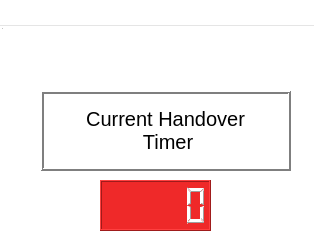
<?xml version="1.0" encoding="UTF-8"?>
<ui version="4.0">
 <class>MainWindow</class>
 <widget class="QDialog" name="MainWindow">
  <property name="geometry">
   <rect>
    <x>0</x>
    <y>0</y>
    <width>314</width>
    <height>235</height>
   </rect>
  </property>
  <property name="sizePolicy">
   <sizepolicy hsizetype="Fixed" vsizetype="Fixed">
    <horstretch>0</horstretch>
    <verstretch>0</verstretch>
   </sizepolicy>
  </property>
  <property name="minimumSize">
   <size>
    <width>20</width>
    <height>0</height>
   </size>
  </property>
  <property name="palette">
   <palette>
    <active>
     <colorrole role="WindowText">
      <brush brushstyle="SolidPattern">
       <color alpha="255">
        <red>0</red>
        <green>0</green>
        <blue>0</blue>
       </color>
      </brush>
     </colorrole>
     <colorrole role="Button">
      <brush brushstyle="SolidPattern">
       <color alpha="255">
        <red>255</red>
        <green>255</green>
        <blue>255</blue>
       </color>
      </brush>
     </colorrole>
     <colorrole role="Light">
      <brush brushstyle="SolidPattern">
       <color alpha="255">
        <red>255</red>
        <green>255</green>
        <blue>255</blue>
       </color>
      </brush>
     </colorrole>
     <colorrole role="Midlight">
      <brush brushstyle="SolidPattern">
       <color alpha="255">
        <red>255</red>
        <green>255</green>
        <blue>255</blue>
       </color>
      </brush>
     </colorrole>
     <colorrole role="Dark">
      <brush brushstyle="SolidPattern">
       <color alpha="255">
        <red>127</red>
        <green>127</green>
        <blue>127</blue>
       </color>
      </brush>
     </colorrole>
     <colorrole role="Mid">
      <brush brushstyle="SolidPattern">
       <color alpha="255">
        <red>170</red>
        <green>170</green>
        <blue>170</blue>
       </color>
      </brush>
     </colorrole>
     <colorrole role="Text">
      <brush brushstyle="SolidPattern">
       <color alpha="255">
        <red>0</red>
        <green>0</green>
        <blue>0</blue>
       </color>
      </brush>
     </colorrole>
     <colorrole role="BrightText">
      <brush brushstyle="SolidPattern">
       <color alpha="255">
        <red>255</red>
        <green>255</green>
        <blue>255</blue>
       </color>
      </brush>
     </colorrole>
     <colorrole role="ButtonText">
      <brush brushstyle="SolidPattern">
       <color alpha="255">
        <red>0</red>
        <green>0</green>
        <blue>0</blue>
       </color>
      </brush>
     </colorrole>
     <colorrole role="Base">
      <brush brushstyle="SolidPattern">
       <color alpha="255">
        <red>255</red>
        <green>255</green>
        <blue>255</blue>
       </color>
      </brush>
     </colorrole>
     <colorrole role="Window">
      <brush brushstyle="SolidPattern">
       <color alpha="255">
        <red>255</red>
        <green>255</green>
        <blue>255</blue>
       </color>
      </brush>
     </colorrole>
     <colorrole role="Shadow">
      <brush brushstyle="SolidPattern">
       <color alpha="255">
        <red>0</red>
        <green>0</green>
        <blue>0</blue>
       </color>
      </brush>
     </colorrole>
     <colorrole role="AlternateBase">
      <brush brushstyle="SolidPattern">
       <color alpha="255">
        <red>255</red>
        <green>255</green>
        <blue>255</blue>
       </color>
      </brush>
     </colorrole>
     <colorrole role="ToolTipBase">
      <brush brushstyle="SolidPattern">
       <color alpha="255">
        <red>255</red>
        <green>255</green>
        <blue>220</blue>
       </color>
      </brush>
     </colorrole>
     <colorrole role="ToolTipText">
      <brush brushstyle="SolidPattern">
       <color alpha="255">
        <red>0</red>
        <green>0</green>
        <blue>0</blue>
       </color>
      </brush>
     </colorrole>
    </active>
    <inactive>
     <colorrole role="WindowText">
      <brush brushstyle="SolidPattern">
       <color alpha="255">
        <red>0</red>
        <green>0</green>
        <blue>0</blue>
       </color>
      </brush>
     </colorrole>
     <colorrole role="Button">
      <brush brushstyle="SolidPattern">
       <color alpha="255">
        <red>255</red>
        <green>255</green>
        <blue>255</blue>
       </color>
      </brush>
     </colorrole>
     <colorrole role="Light">
      <brush brushstyle="SolidPattern">
       <color alpha="255">
        <red>255</red>
        <green>255</green>
        <blue>255</blue>
       </color>
      </brush>
     </colorrole>
     <colorrole role="Midlight">
      <brush brushstyle="SolidPattern">
       <color alpha="255">
        <red>255</red>
        <green>255</green>
        <blue>255</blue>
       </color>
      </brush>
     </colorrole>
     <colorrole role="Dark">
      <brush brushstyle="SolidPattern">
       <color alpha="255">
        <red>127</red>
        <green>127</green>
        <blue>127</blue>
       </color>
      </brush>
     </colorrole>
     <colorrole role="Mid">
      <brush brushstyle="SolidPattern">
       <color alpha="255">
        <red>170</red>
        <green>170</green>
        <blue>170</blue>
       </color>
      </brush>
     </colorrole>
     <colorrole role="Text">
      <brush brushstyle="SolidPattern">
       <color alpha="255">
        <red>0</red>
        <green>0</green>
        <blue>0</blue>
       </color>
      </brush>
     </colorrole>
     <colorrole role="BrightText">
      <brush brushstyle="SolidPattern">
       <color alpha="255">
        <red>255</red>
        <green>255</green>
        <blue>255</blue>
       </color>
      </brush>
     </colorrole>
     <colorrole role="ButtonText">
      <brush brushstyle="SolidPattern">
       <color alpha="255">
        <red>0</red>
        <green>0</green>
        <blue>0</blue>
       </color>
      </brush>
     </colorrole>
     <colorrole role="Base">
      <brush brushstyle="SolidPattern">
       <color alpha="255">
        <red>255</red>
        <green>255</green>
        <blue>255</blue>
       </color>
      </brush>
     </colorrole>
     <colorrole role="Window">
      <brush brushstyle="SolidPattern">
       <color alpha="255">
        <red>255</red>
        <green>255</green>
        <blue>255</blue>
       </color>
      </brush>
     </colorrole>
     <colorrole role="Shadow">
      <brush brushstyle="SolidPattern">
       <color alpha="255">
        <red>0</red>
        <green>0</green>
        <blue>0</blue>
       </color>
      </brush>
     </colorrole>
     <colorrole role="AlternateBase">
      <brush brushstyle="SolidPattern">
       <color alpha="255">
        <red>255</red>
        <green>255</green>
        <blue>255</blue>
       </color>
      </brush>
     </colorrole>
     <colorrole role="ToolTipBase">
      <brush brushstyle="SolidPattern">
       <color alpha="255">
        <red>255</red>
        <green>255</green>
        <blue>220</blue>
       </color>
      </brush>
     </colorrole>
     <colorrole role="ToolTipText">
      <brush brushstyle="SolidPattern">
       <color alpha="255">
        <red>0</red>
        <green>0</green>
        <blue>0</blue>
       </color>
      </brush>
     </colorrole>
    </inactive>
    <disabled>
     <colorrole role="WindowText">
      <brush brushstyle="SolidPattern">
       <color alpha="255">
        <red>127</red>
        <green>127</green>
        <blue>127</blue>
       </color>
      </brush>
     </colorrole>
     <colorrole role="Button">
      <brush brushstyle="SolidPattern">
       <color alpha="255">
        <red>255</red>
        <green>255</green>
        <blue>255</blue>
       </color>
      </brush>
     </colorrole>
     <colorrole role="Light">
      <brush brushstyle="SolidPattern">
       <color alpha="255">
        <red>255</red>
        <green>255</green>
        <blue>255</blue>
       </color>
      </brush>
     </colorrole>
     <colorrole role="Midlight">
      <brush brushstyle="SolidPattern">
       <color alpha="255">
        <red>255</red>
        <green>255</green>
        <blue>255</blue>
       </color>
      </brush>
     </colorrole>
     <colorrole role="Dark">
      <brush brushstyle="SolidPattern">
       <color alpha="255">
        <red>127</red>
        <green>127</green>
        <blue>127</blue>
       </color>
      </brush>
     </colorrole>
     <colorrole role="Mid">
      <brush brushstyle="SolidPattern">
       <color alpha="255">
        <red>170</red>
        <green>170</green>
        <blue>170</blue>
       </color>
      </brush>
     </colorrole>
     <colorrole role="Text">
      <brush brushstyle="SolidPattern">
       <color alpha="255">
        <red>127</red>
        <green>127</green>
        <blue>127</blue>
       </color>
      </brush>
     </colorrole>
     <colorrole role="BrightText">
      <brush brushstyle="SolidPattern">
       <color alpha="255">
        <red>255</red>
        <green>255</green>
        <blue>255</blue>
       </color>
      </brush>
     </colorrole>
     <colorrole role="ButtonText">
      <brush brushstyle="SolidPattern">
       <color alpha="255">
        <red>127</red>
        <green>127</green>
        <blue>127</blue>
       </color>
      </brush>
     </colorrole>
     <colorrole role="Base">
      <brush brushstyle="SolidPattern">
       <color alpha="255">
        <red>255</red>
        <green>255</green>
        <blue>255</blue>
       </color>
      </brush>
     </colorrole>
     <colorrole role="Window">
      <brush brushstyle="SolidPattern">
       <color alpha="255">
        <red>255</red>
        <green>255</green>
        <blue>255</blue>
       </color>
      </brush>
     </colorrole>
     <colorrole role="Shadow">
      <brush brushstyle="SolidPattern">
       <color alpha="255">
        <red>0</red>
        <green>0</green>
        <blue>0</blue>
       </color>
      </brush>
     </colorrole>
     <colorrole role="AlternateBase">
      <brush brushstyle="SolidPattern">
       <color alpha="255">
        <red>255</red>
        <green>255</green>
        <blue>255</blue>
       </color>
      </brush>
     </colorrole>
     <colorrole role="ToolTipBase">
      <brush brushstyle="SolidPattern">
       <color alpha="255">
        <red>255</red>
        <green>255</green>
        <blue>220</blue>
       </color>
      </brush>
     </colorrole>
     <colorrole role="ToolTipText">
      <brush brushstyle="SolidPattern">
       <color alpha="255">
        <red>0</red>
        <green>0</green>
        <blue>0</blue>
       </color>
      </brush>
     </colorrole>
    </disabled>
   </palette>
  </property>
  <property name="windowTitle">
   <string>MainWindow</string>
  </property>
  <widget class="QLCDNumber" name="lcdNumber">
   <property name="geometry">
    <rect>
     <x>100</x>
     <y>180</y>
     <width>111</width>
     <height>51</height>
    </rect>
   </property>
   <property name="toolTip">
    <string>&lt;html&gt;&lt;head/&gt;&lt;body&gt;&lt;p&gt;&lt;br/&gt;&lt;/p&gt;&lt;/body&gt;&lt;/html&gt;</string>
   </property>
   <property name="whatsThis">
    <string>&lt;html&gt;&lt;head/&gt;&lt;body&gt;&lt;p&gt;&lt;br/&gt;&lt;/p&gt;&lt;/body&gt;&lt;/html&gt;</string>
   </property>
   <property name="layoutDirection">
    <enum>Qt::LeftToRight</enum>
   </property>
   <property name="styleSheet">
    <string notr="true">background-color: rgb(239, 41, 41);
color: rgb(255, 255, 255);</string>
   </property>
   <property name="value" stdset="0">
    <double>0.000000000000000</double>
   </property>
   <property name="intValue" stdset="0">
    <number>0</number>
   </property>
  </widget>
  <widget class="QStatusBar" name="statusbar">
   <property name="geometry">
    <rect>
     <x>0</x>
     <y>0</y>
     <width>3</width>
     <height>31</height>
    </rect>
   </property>
  </widget>
  <widget class="QMenuBar" name="menubar">
   <property name="geometry">
    <rect>
     <x>0</x>
     <y>0</y>
     <width>1154</width>
     <height>26</height>
    </rect>
   </property>
  </widget>
  <widget class="QLabel" name="label">
   <property name="geometry">
    <rect>
     <x>40</x>
     <y>90</y>
     <width>251</width>
     <height>81</height>
    </rect>
   </property>
   <property name="palette">
    <palette>
     <active>
      <colorrole role="WindowText">
       <brush brushstyle="SolidPattern">
        <color alpha="255">
         <red>0</red>
         <green>0</green>
         <blue>0</blue>
        </color>
       </brush>
      </colorrole>
      <colorrole role="Button">
       <brush brushstyle="SolidPattern">
        <color alpha="255">
         <red>255</red>
         <green>255</green>
         <blue>255</blue>
        </color>
       </brush>
      </colorrole>
      <colorrole role="Light">
       <brush brushstyle="SolidPattern">
        <color alpha="255">
         <red>255</red>
         <green>255</green>
         <blue>255</blue>
        </color>
       </brush>
      </colorrole>
      <colorrole role="Midlight">
       <brush brushstyle="SolidPattern">
        <color alpha="255">
         <red>255</red>
         <green>255</green>
         <blue>255</blue>
        </color>
       </brush>
      </colorrole>
      <colorrole role="Dark">
       <brush brushstyle="SolidPattern">
        <color alpha="255">
         <red>127</red>
         <green>127</green>
         <blue>127</blue>
        </color>
       </brush>
      </colorrole>
      <colorrole role="Mid">
       <brush brushstyle="SolidPattern">
        <color alpha="255">
         <red>170</red>
         <green>170</green>
         <blue>170</blue>
        </color>
       </brush>
      </colorrole>
      <colorrole role="Text">
       <brush brushstyle="SolidPattern">
        <color alpha="255">
         <red>0</red>
         <green>0</green>
         <blue>0</blue>
        </color>
       </brush>
      </colorrole>
      <colorrole role="BrightText">
       <brush brushstyle="SolidPattern">
        <color alpha="255">
         <red>255</red>
         <green>255</green>
         <blue>255</blue>
        </color>
       </brush>
      </colorrole>
      <colorrole role="ButtonText">
       <brush brushstyle="SolidPattern">
        <color alpha="255">
         <red>0</red>
         <green>0</green>
         <blue>0</blue>
        </color>
       </brush>
      </colorrole>
      <colorrole role="Base">
       <brush brushstyle="SolidPattern">
        <color alpha="255">
         <red>255</red>
         <green>255</green>
         <blue>255</blue>
        </color>
       </brush>
      </colorrole>
      <colorrole role="Window">
       <brush brushstyle="SolidPattern">
        <color alpha="255">
         <red>255</red>
         <green>255</green>
         <blue>255</blue>
        </color>
       </brush>
      </colorrole>
      <colorrole role="Shadow">
       <brush brushstyle="SolidPattern">
        <color alpha="255">
         <red>0</red>
         <green>0</green>
         <blue>0</blue>
        </color>
       </brush>
      </colorrole>
      <colorrole role="AlternateBase">
       <brush brushstyle="SolidPattern">
        <color alpha="255">
         <red>255</red>
         <green>255</green>
         <blue>255</blue>
        </color>
       </brush>
      </colorrole>
      <colorrole role="ToolTipBase">
       <brush brushstyle="SolidPattern">
        <color alpha="255">
         <red>255</red>
         <green>255</green>
         <blue>220</blue>
        </color>
       </brush>
      </colorrole>
      <colorrole role="ToolTipText">
       <brush brushstyle="SolidPattern">
        <color alpha="255">
         <red>0</red>
         <green>0</green>
         <blue>0</blue>
        </color>
       </brush>
      </colorrole>
     </active>
     <inactive>
      <colorrole role="WindowText">
       <brush brushstyle="SolidPattern">
        <color alpha="255">
         <red>0</red>
         <green>0</green>
         <blue>0</blue>
        </color>
       </brush>
      </colorrole>
      <colorrole role="Button">
       <brush brushstyle="SolidPattern">
        <color alpha="255">
         <red>255</red>
         <green>255</green>
         <blue>255</blue>
        </color>
       </brush>
      </colorrole>
      <colorrole role="Light">
       <brush brushstyle="SolidPattern">
        <color alpha="255">
         <red>255</red>
         <green>255</green>
         <blue>255</blue>
        </color>
       </brush>
      </colorrole>
      <colorrole role="Midlight">
       <brush brushstyle="SolidPattern">
        <color alpha="255">
         <red>255</red>
         <green>255</green>
         <blue>255</blue>
        </color>
       </brush>
      </colorrole>
      <colorrole role="Dark">
       <brush brushstyle="SolidPattern">
        <color alpha="255">
         <red>127</red>
         <green>127</green>
         <blue>127</blue>
        </color>
       </brush>
      </colorrole>
      <colorrole role="Mid">
       <brush brushstyle="SolidPattern">
        <color alpha="255">
         <red>170</red>
         <green>170</green>
         <blue>170</blue>
        </color>
       </brush>
      </colorrole>
      <colorrole role="Text">
       <brush brushstyle="SolidPattern">
        <color alpha="255">
         <red>0</red>
         <green>0</green>
         <blue>0</blue>
        </color>
       </brush>
      </colorrole>
      <colorrole role="BrightText">
       <brush brushstyle="SolidPattern">
        <color alpha="255">
         <red>255</red>
         <green>255</green>
         <blue>255</blue>
        </color>
       </brush>
      </colorrole>
      <colorrole role="ButtonText">
       <brush brushstyle="SolidPattern">
        <color alpha="255">
         <red>0</red>
         <green>0</green>
         <blue>0</blue>
        </color>
       </brush>
      </colorrole>
      <colorrole role="Base">
       <brush brushstyle="SolidPattern">
        <color alpha="255">
         <red>255</red>
         <green>255</green>
         <blue>255</blue>
        </color>
       </brush>
      </colorrole>
      <colorrole role="Window">
       <brush brushstyle="SolidPattern">
        <color alpha="255">
         <red>255</red>
         <green>255</green>
         <blue>255</blue>
        </color>
       </brush>
      </colorrole>
      <colorrole role="Shadow">
       <brush brushstyle="SolidPattern">
        <color alpha="255">
         <red>0</red>
         <green>0</green>
         <blue>0</blue>
        </color>
       </brush>
      </colorrole>
      <colorrole role="AlternateBase">
       <brush brushstyle="SolidPattern">
        <color alpha="255">
         <red>255</red>
         <green>255</green>
         <blue>255</blue>
        </color>
       </brush>
      </colorrole>
      <colorrole role="ToolTipBase">
       <brush brushstyle="SolidPattern">
        <color alpha="255">
         <red>255</red>
         <green>255</green>
         <blue>220</blue>
        </color>
       </brush>
      </colorrole>
      <colorrole role="ToolTipText">
       <brush brushstyle="SolidPattern">
        <color alpha="255">
         <red>0</red>
         <green>0</green>
         <blue>0</blue>
        </color>
       </brush>
      </colorrole>
     </inactive>
     <disabled>
      <colorrole role="WindowText">
       <brush brushstyle="SolidPattern">
        <color alpha="255">
         <red>127</red>
         <green>127</green>
         <blue>127</blue>
        </color>
       </brush>
      </colorrole>
      <colorrole role="Button">
       <brush brushstyle="SolidPattern">
        <color alpha="255">
         <red>255</red>
         <green>255</green>
         <blue>255</blue>
        </color>
       </brush>
      </colorrole>
      <colorrole role="Light">
       <brush brushstyle="SolidPattern">
        <color alpha="255">
         <red>255</red>
         <green>255</green>
         <blue>255</blue>
        </color>
       </brush>
      </colorrole>
      <colorrole role="Midlight">
       <brush brushstyle="SolidPattern">
        <color alpha="255">
         <red>255</red>
         <green>255</green>
         <blue>255</blue>
        </color>
       </brush>
      </colorrole>
      <colorrole role="Dark">
       <brush brushstyle="SolidPattern">
        <color alpha="255">
         <red>127</red>
         <green>127</green>
         <blue>127</blue>
        </color>
       </brush>
      </colorrole>
      <colorrole role="Mid">
       <brush brushstyle="SolidPattern">
        <color alpha="255">
         <red>170</red>
         <green>170</green>
         <blue>170</blue>
        </color>
       </brush>
      </colorrole>
      <colorrole role="Text">
       <brush brushstyle="SolidPattern">
        <color alpha="255">
         <red>127</red>
         <green>127</green>
         <blue>127</blue>
        </color>
       </brush>
      </colorrole>
      <colorrole role="BrightText">
       <brush brushstyle="SolidPattern">
        <color alpha="255">
         <red>255</red>
         <green>255</green>
         <blue>255</blue>
        </color>
       </brush>
      </colorrole>
      <colorrole role="ButtonText">
       <brush brushstyle="SolidPattern">
        <color alpha="255">
         <red>127</red>
         <green>127</green>
         <blue>127</blue>
        </color>
       </brush>
      </colorrole>
      <colorrole role="Base">
       <brush brushstyle="SolidPattern">
        <color alpha="255">
         <red>255</red>
         <green>255</green>
         <blue>255</blue>
        </color>
       </brush>
      </colorrole>
      <colorrole role="Window">
       <brush brushstyle="SolidPattern">
        <color alpha="255">
         <red>255</red>
         <green>255</green>
         <blue>255</blue>
        </color>
       </brush>
      </colorrole>
      <colorrole role="Shadow">
       <brush brushstyle="SolidPattern">
        <color alpha="255">
         <red>0</red>
         <green>0</green>
         <blue>0</blue>
        </color>
       </brush>
      </colorrole>
      <colorrole role="AlternateBase">
       <brush brushstyle="SolidPattern">
        <color alpha="255">
         <red>255</red>
         <green>255</green>
         <blue>255</blue>
        </color>
       </brush>
      </colorrole>
      <colorrole role="ToolTipBase">
       <brush brushstyle="SolidPattern">
        <color alpha="255">
         <red>255</red>
         <green>255</green>
         <blue>220</blue>
        </color>
       </brush>
      </colorrole>
      <colorrole role="ToolTipText">
       <brush brushstyle="SolidPattern">
        <color alpha="255">
         <red>0</red>
         <green>0</green>
         <blue>0</blue>
        </color>
       </brush>
      </colorrole>
     </disabled>
    </palette>
   </property>
   <property name="font">
    <font>
     <pointsize>15</pointsize>
    </font>
   </property>
   <property name="autoFillBackground">
    <bool>false</bool>
   </property>
   <property name="frameShape">
    <enum>QFrame::Box</enum>
   </property>
   <property name="frameShadow">
    <enum>QFrame::Raised</enum>
   </property>
   <property name="lineWidth">
    <number>2</number>
   </property>
   <property name="midLineWidth">
    <number>0</number>
   </property>
   <property name="text">
    <string>Current Handover 
 Timer</string>
   </property>
   <property name="alignment">
    <set>Qt::AlignCenter</set>
   </property>
  </widget>
  <widget class="QLabel" name="label_2">
   <property name="geometry">
    <rect>
     <x>6</x>
     <y>30</y>
     <width>301</width>
     <height>51</height>
    </rect>
   </property>
   <property name="font">
    <font>
     <pointsize>13</pointsize>
    </font>
   </property>
   <property name="styleSheet">
    <string notr="true">color: rgb(255, 255, 255);</string>
   </property>
   <property name="text">
    <string>&lt;html&gt;&lt;head/&gt;&lt;body&gt;&lt;p align=&quot;center&quot;&gt;I won't be able to reach your hand&lt;/span&gt;&lt;/p&gt;&lt;p align=&quot;center&quot;&gt; within the specified time limit&lt;/span&gt;&lt;/p&gt;&lt;/body&gt;&lt;/html&gt;</string>
   </property>
   <property name="alignment">
    <set>Qt::AlignCenter</set>
   </property>
  </widget>
  <widget class="QTableWidget" name="durationTable">
   <property name="geometry">
    <rect>
     <x>340</x>
     <y>60</y>
     <width>351</width>
     <height>151</height>
    </rect>
   </property>
   <property name="font">
    <font>
     <pointsize>15</pointsize>
    </font>
   </property>
   <attribute name="horizontalHeaderDefaultSectionSize">
    <number>130</number>
   </attribute>
   <row>
    <property name="text">
     <string>Design 1</string>
    </property>
   </row>
   <row>
    <property name="text">
     <string>Test 1</string>
    </property>
   </row>
   <row>
    <property name="text">
     <string>Design 2</string>
    </property>
   </row>
   <row>
    <property name="text">
     <string>Test 2</string>
    </property>
   </row>
   <column>
    <property name="text">
     <string>Controller 1</string>
    </property>
   </column>
   <column>
    <property name="text">
     <string>Controller 2</string>
    </property>
   </column>
  </widget>
 </widget>
 <resources/>
 <connections/>
</ui>
